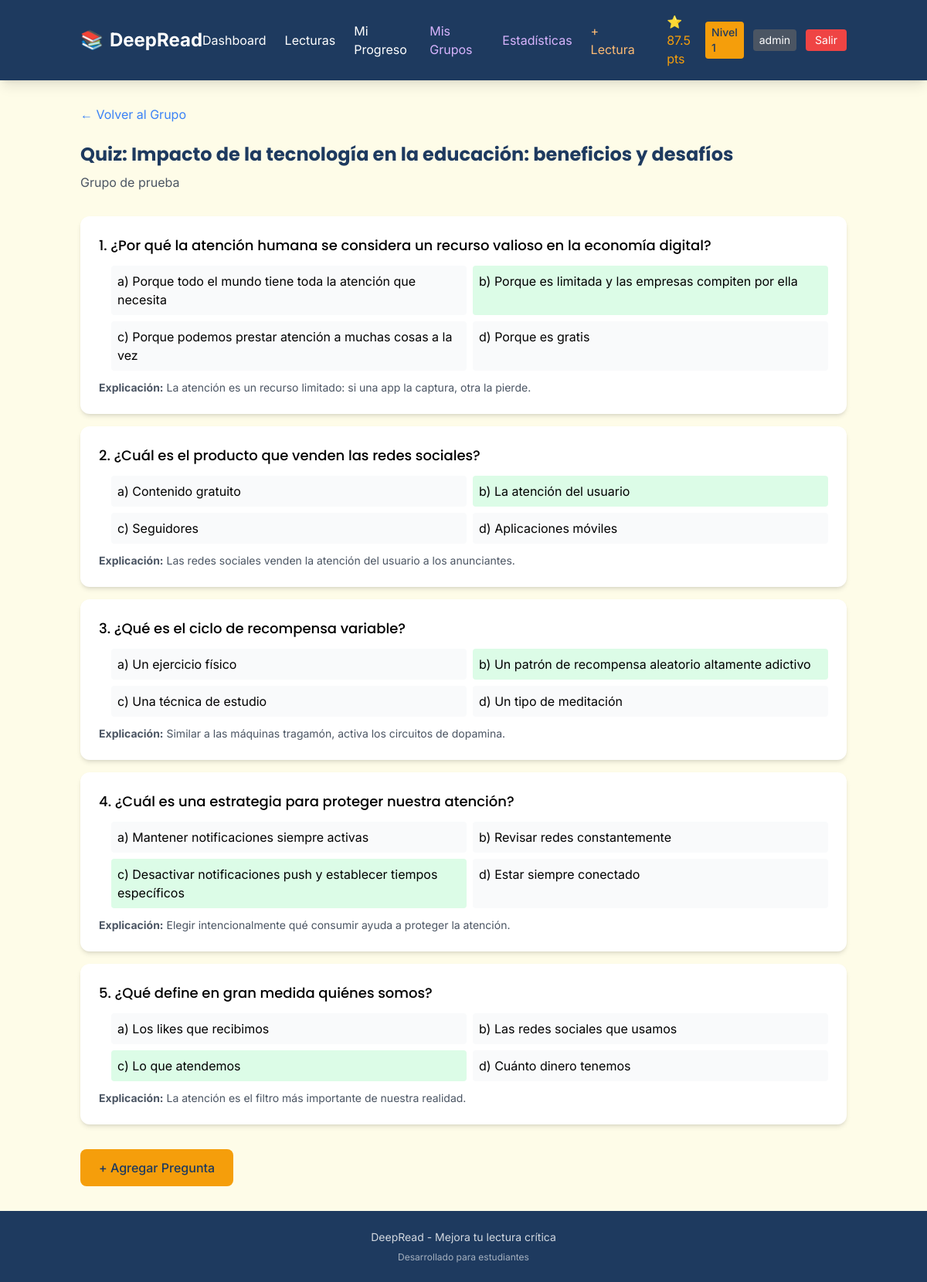
Page /grupos/1/ver_quiz/10 (signed in) on the committed database.
### models/user.py (models this page shows, shortened)
class Usuario(db.Model, UserMixin):
    __tablename__ = 'usuarios'
    id = db.Column(db.Integer, primary_key=True)
    username = db.Column(db.String(50), unique=True, nullable=False)
    email = db.Column(db.String(100), unique=True, nullable=False)
    password_hash = db.Column(db.String(255), nullable=False)
    rol = db.Column(db.String(20), default='estudiante')
    tipo_usuario = db.Column(db.String(20), default='gratuito')
    nivel_actual = db.Column(db.Integer, default=1)
    puntos_totales = db.Column(db.Integer, default=0)
    racha_dias = db.Column(db.Integer, default=0)
    ultimo_login = db.Column(db.Date, default=None)
    fecha_creacion = db.Column(db.DateTime, default=datetime.utcnow)
    def es_admin(self):
        return self.rol == 'admin'
    def es_profesor(self):
        return self.rol in ['profesor', 'admin']

### models/lectura.py (models this page shows, shortened)
class Lectura(db.Model):
    __tablename__ = 'lecturas'
    id = db.Column(db.Integer, primary_key=True)
    titulo = db.Column(db.String(200), nullable=False)
    contenido = db.Column(db.Text, nullable=False)
    nivel = db.Column(db.Integer, nullable=False)
    tiempo_estimado_minutos = db.Column(db.Integer, nullable=False)
    puntos_recompensa = db.Column(db.Integer, nullable=False)
    categoria = db.Column(db.String(50))
    activa = db.Column(db.Boolean, default=True)
    es_publica = db.Column(db.Boolean, default=True)
    fecha_cierre = db.Column(db.DateTime, nullable=True)
    cerrada = db.Column(db.Boolean, default=False)
    intentos_maximos = db.Column(db.Integer, default=3)
    profesor_id = db.Column(db.Integer, db.ForeignKey('usuarios.id'), nullable=True)
    grupo_id = db.Column(db.Integer, db.ForeignKey('grupos.id'), nullable=True)

class Pregunta(db.Model):
    __tablename__ = 'preguntas'
    id = db.Column(db.Integer, primary_key=True)
    lectura_id = db.Column(db.Integer, db.ForeignKey('lecturas.id'), nullable=False)
    pregunta = db.Column(db.Text, nullable=False)
    opcion_a = db.Column(db.Text, nullable=False)
    opcion_b = db.Column(db.Text, nullable=False)
    opcion_c = db.Column(db.Text, nullable=False)
    opcion_d = db.Column(db.Text, nullable=False)
    respuesta_correcta = db.Column(db.String(1), nullable=False)
    explicacion = db.Column(db.Text)
    profesor_id = db.Column(db.Integer, db.ForeignKey('usuarios.id'), nullable=True)

### models/grupo.py (models this page shows, shortened)
class Grupo(db.Model):
    __tablename__ = 'grupos'
    id = db.Column(db.Integer, primary_key=True)
    nombre = db.Column(db.String(100), nullable=False)
    descripcion = db.Column(db.Text)
    profesor_id = db.Column(db.Integer, db.ForeignKey('usuarios.id'), nullable=False)
    codigo_unico = db.Column(db.String(10), unique=True, nullable=False)
    fecha_creacion = db.Column(db.DateTime, default=datetime.utcnow)
    activo = db.Column(db.Boolean, default=True)

### routes/admin.py (the view)
@admin_bp.route('/grupos/<int:grupo_id>/ver_quiz/<int:lectura_id>')
@login_required
def ver_quiz_grupo(grupo_id, lectura_id):
    lectura = db.session.get(Lectura, lectura_id)
    grupo = db.session.get(Grupo, grupo_id)
    if not lectura or not grupo:
        flash('Grupo o lectura no encontrada', 'error')
        return redirect(url_for('main.dashboard'))
    preguntas = Pregunta.query.filter_by(lectura_id=lectura_id).all()
    return render_template('ver_quiz.html', grupo=grupo, lectura=lectura, preguntas=preguntas)

### app.py (called while the page is built)
@login_manager.user_loader
def load_user(user_id):
    return db.session.get(Usuario, int(user_id))

### templates/ver_quiz.html (shortened to what this page needs)
{% extends "base.html" %}
{% block content %}
<div class="container mx-auto px-4 py-8">
    <div class="mb-6">
        <a href="{{ url_for('admin.ver_grupo', grupo_id=grupo.id) }}" class="text-secondary hover:text-blue-600">← Volver al Grupo</a>
    </div>
    <h1 class="text-2xl font-bold text-primary mb-2">Quiz: {{ lectura.titulo }}</h1>
    <p class="text-gray-600 mb-8">{{ grupo.nombre }}</p>
    {% if preguntas %}
        <div class="space-y-4">
            {% for p in preguntas %}
            <div class="bg-white rounded-xl shadow-md p-6">
                <h3 class="font-medium text-lg mb-3">{{ loop.index }}. {{ p.pregunta }}</h3>
                <div class="grid grid-cols-1 md:grid-cols-2 gap-2 ml-4">
                    <div class="p-2 rounded {% if p.respuesta_correcta == 'a' %}bg-green-100 border-green-500{% else %}bg-gray-50{% endif %}">
                        a) {{ p.opcion_a }}
                    </div>
                    <div class="p-2 rounded {% if p.respuesta_correcta == 'b' %}bg-green-100 border-green-500{% else %}bg-gray-50{% endif %}">
                        b) {{ p.opcion_b }}
                    </div>
                    <div class="p-2 rounded {% if p.respuesta_correcta == 'c' %}bg-green-100 border-green-500{% else %}bg-gray-50{% endif %}">
                        c) {{ p.opcion_c }}
                    </div>
                    <div class="p-2 rounded {% if p.respuesta_correcta == 'd' %}bg-green-100 border-green-500{% else %}bg-gray-50{% endif %}">
                        d) {{ p.opcion_d }}
                    </div>
                </div>
                {% if p.explicacion %}
                <p class="mt-3 text-sm text-gray-600"><strong>Explicación:</strong> {{ p.explicacion }}</p>
                {% endif %}
            </div>
            {% endfor %}
        </div>
    {% endif %}
    <div class="mt-8">
        <a href="{{ url_for('admin.crear_quiz_grupo', grupo_id=grupo.id, lectura_id=lectura.id) }}" class="bg-accent hover:opacity-90 text-primary px-6 py-3 rounded-lg font-medium inline-block">
            + Agregar Pregunta
        </a>
    </div>
</div>
{% endblock %}

### templates/base.html (shortened to what this page needs)
<!DOCTYPE html>
<html lang="es">
<head>
    <script src="https://cdn.tailwindcss.com"></script>
</head>
<body class="bg-cream min-h-screen flex flex-col">
    {% block header %}
    <header class="bg-primary text-white shadow-lg">
        <nav class="container mx-auto px-4 py-4 flex items-center justify-between">
            <a href="{{ url_for('main.index') }}" class="text-2xl font-bold flex items-center gap-2">
                <span class="text-accent">📚</span> DeepRead
            </a>
            <div class="hidden md:flex items-center gap-6">
                {% if current_user.is_authenticated %}
                    <a href="{{ url_for('main.dashboard') }}" class="hover:text-accent transition">Dashboard</a>
                    <a href="{{ url_for('main.lecturas') }}" class="hover:text-accent transition">Lecturas</a>
                    <a href="{{ url_for('main.progreso') }}" class="hover:text-accent transition">Mi Progreso</a>
                    <a href="{{ url_for('main.mis_grupos') }}" class="hover:text-accent transition text-purple-300">Mis Grupos</a>
                    {% if current_user.es_admin() %}
                    <a href="{{ url_for('admin.ver_estadisticas') }}" class="hover:text-accent transition text-purple-300">Estadísticas</a>
                    <a href="{{ url_for('admin.crear_lectura_publica') }}" class="hover:text-accent transition text-orange-300">+ Lectura</a>
                    {% endif %}
                    <div class="flex items-center gap-3 ml-4">
                        <span class="text-accent">⭐ {{ current_user.puntos_totales }} pts</span>
                        <span class="bg-accent text-primary px-2 py-1 rounded text-sm font-medium">Nivel {{ current_user.nivel_actual }}</span>
                        <span class="bg-gray-600 px-2 py-1 rounded text-sm text-white">{{ current_user.rol }}</span>
                        <a href="{{ url_for('auth.logout') }}" class="bg-red-500 hover:bg-red-600 px-3 py-1 rounded text-sm transition">Salir</a>
                    </div>
                {% else %}
                    <a href="{{ url_for('auth.login') }}" class="hover:text-accent transition">Iniciar Sesión</a>
                    <a href="{{ url_for('auth.register') }}" class="bg-accent text-primary px-4 py-2 rounded-lg font-medium hover:opacity-90 transition">Registrarse</a>
                {% endif %}
            </div>
        </nav>
    </header>
    {% endblock %}
    <main class="flex-grow">
        {% block content %}{% endblock %}
    </main>
    <footer class="bg-primary text-white py-6 mt-auto">
        <div class="container mx-auto px-4 text-center">
            <p class="text-sm opacity-80">DeepRead - Mejora tu lectura crítica</p>
            <p class="text-xs opacity-60 mt-2">Desarrollado para estudiantes</p>
        </div>
    </footer>
</body>
</html>

### templates/base.html (style rules this page uses)
body { font-family: 'Inter', sans-serif; }
h1, h2, h3, h4, h5, h6 { font-family: 'Poppins', sans-serif; }

### rows in the picture
Usuario: puntos_totales "87.5", nivel_actual "1", rol "admin"
Lectura: titulo "Impacto de la tecnología en la educación: beneficios y desafíos"
Grupo: nombre "Grupo de prueba"
Pregunta: pregunta "¿Por qué la atención humana se considera un recurso valioso en la economía digital?", opcion_a "Porque todo el mundo tiene toda la atención que necesita", opcion_b "Porque es limitada y las empresas compiten por ella", opcion_c "Porque podemos prestar atención a muchas cosas a la vez", opcion_d "Porque es gratis", explicacion "La atención es un recurso limitado: si una app la captura, otra la pierde."
Pregunta: pregunta "¿Cuál es el producto que venden las redes sociales?", opcion_a "Contenido gratuito", opcion_b "La atención del usuario", opcion_c "Seguidores", opcion_d "Aplicaciones móviles", explicacion "Las redes sociales venden la atención del usuario a los anunciantes."
Pregunta: pregunta "¿Qué es el ciclo de recompensa variable?", opcion_a "Un ejercicio físico", opcion_b "Un patrón de recompensa aleatorio altamente adictivo", opcion_c "Una técnica de estudio", opcion_d "Un tipo de meditación", explicacion "Similar a las máquinas tragamón, activa los circuitos de dopamina."
Pregunta: pregunta "¿Cuál es una estrategia para proteger nuestra atención?", opcion_a "Mantener notificaciones siempre activas", opcion_b "Revisar redes constantemente", opcion_c "Desactivar notificaciones push y establecer tiempos específicos", opcion_d "Estar siempre conectado", explicacion "Elegir intencionalmente qué consumir ayuda a proteger la atención."
Pregunta: pregunta "¿Qué define en gran medida quiénes somos?", opcion_a "Los likes que recibimos", opcion_b "Las redes sociales que usamos", opcion_c "Lo que atendemos", opcion_d "Cuánto dinero tenemos", explicacion "La atención es el filtro más importante de nuestra realidad."
